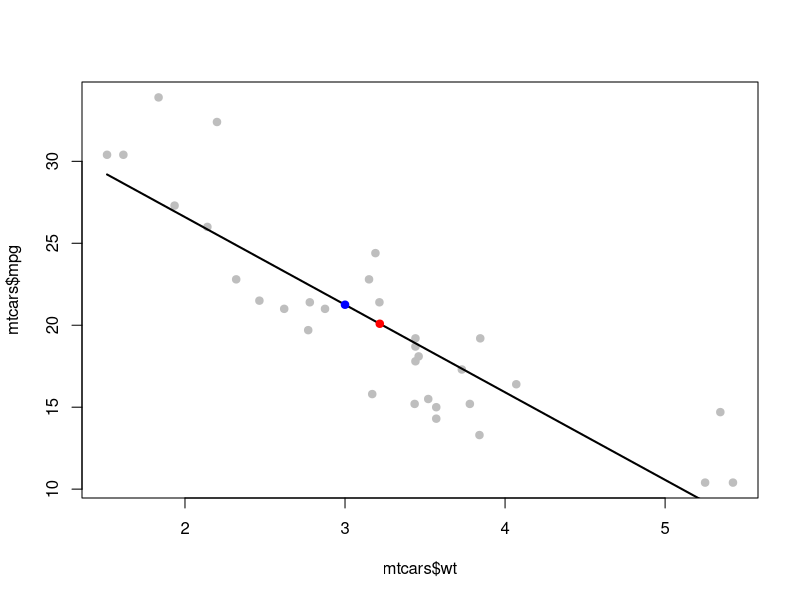

Write R code to recreate this figure.
# Question 1
# Give a P-value for the two sided hypothesis test of whether 
# β1 from a linear regression model is 0 or not.
x <- c(0.61, 0.93, 0.83, 0.35, 0.54, 0.16, 0.91, 0.62, 0.62)
y <- c(0.67, 0.84, 0.6, 0.18, 0.85, 0.47, 1.1, 0.65, 0.36)

fit <- lm(y~x)
summary(fit)$coef

# Question 2
# Consider the previous problem, give the estimate of the residual 
# standard deviation.
summary(fit)

# Question 3
# In the mtcars data set, fit a linear regression model of weight 
# (predictor) on mpg (outcome). Get a 95% confidence interval for 
# the expected mpg at the average weight. What is the lower endpoint?
data(mtcars)

fit <- lm(data=mtcars, mpg~wt)
wt_avg <- as.data.frame(mean(mtcars$wt))
names(wt_avg) <- 'wt'

plot(mtcars$wt, mtcars$mpg, pch=19, col='grey')
lines(mtcars$wt, predict(fit), lwd=2)
points(wt_avg, predict(fit, wt_avg), pch=19, col='red')

predict(fit, wt_avg, interval="confidence")

# Question 4
# Refer to the previous question. Read the help file for 
# mtcars. What is the weight coefficient interpreted as?

?mtcars

# Question 5
# A new car is coming weighing 3000 pounds. Construct a 95% 
# prediction interval for its mpg. What is the upper endpoint?

wt_new <- as.data.frame(3000/1000)
names(wt_new)<-'wt'

points(wt_new, predict(fit, wt_new), pch=19, col='blue')

predict(fit, wt_new, interval="predict")

# Question 6
# A “short” ton is defined as 2,000 lbs. Construct a 95% 
# confidence interval for the expected change in mpg per 1 
# short ton increase in weight. Give the lower endpoint.

# wt is given in 1000 lbs, so if I divide int by 2 I get 
# weight in short tons
fit <- lm(data=mtcars, mpg~I(wt/2))
summary(fit)
# 95% confidence interval = estimate +- 2 standard errors 
# For lower endpoint:
summary(fit)$coef[2,1]-2*summary(fit)$coef[2,2]


# Question 9
# About what is the ratio of the the sum of the squared errors,
# when comparing a model with just an intercept (denominator) 
# to the model with the intercept and slope (numerator)?

fit0 <- lm(data=mtcars, mpg~1)
fit1 <- lm(data=mtcars, mpg~wt)

sqe0 <- sum((mtcars$mpg-predict(fit0))^2)
sqe1 <- sum((mtcars$mpg-predict(fit1))^2)

sqe0/sqe1






